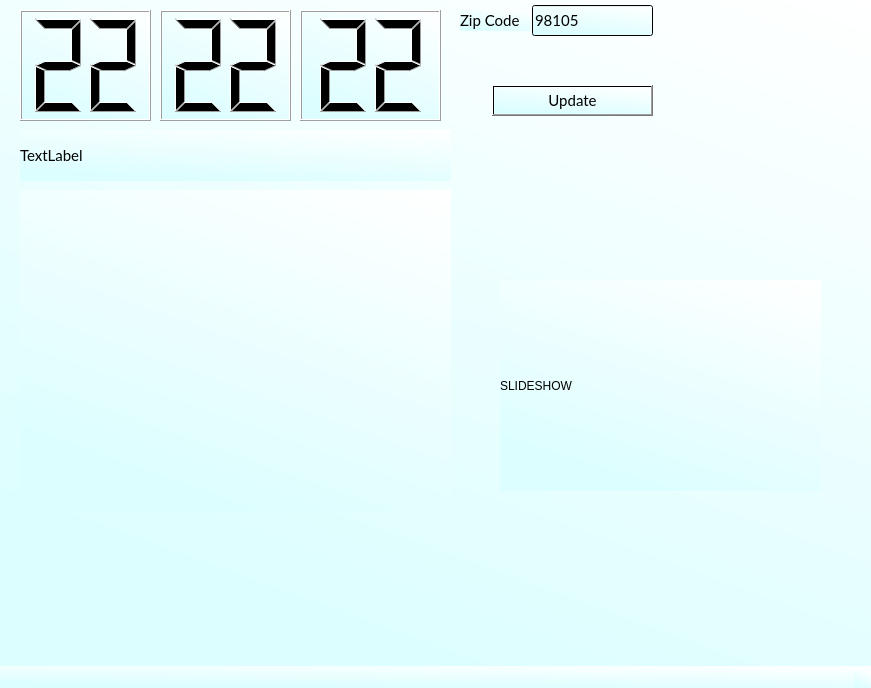
<?xml version="1.0" encoding="UTF-8"?>
<ui version="4.0">
 <class>MainWindow</class>
 <widget class="QMainWindow" name="MainWindow">
  <property name="geometry">
   <rect>
    <x>0</x>
    <y>0</y>
    <width>871</width>
    <height>688</height>
   </rect>
  </property>
  <property name="windowTitle">
   <string>MainWindow</string>
  </property>
  <property name="styleSheet">
   <string notr="true">background-color: qlineargradient(spread:pad, x1:0.522472, y1:1, x2:1, y2:0, stop:0 rgba(221, 254, 255, 255), stop:1 rgba(255, 255, 255, 255));</string>
  </property>
  <widget class="QWidget" name="centralwidget">
   <widget class="QLCDNumber" name="hourValue">
    <property name="geometry">
     <rect>
      <x>20</x>
      <y>10</y>
      <width>131</width>
      <height>111</height>
     </rect>
    </property>
    <property name="font">
     <font>
      <family>Lato</family>
      <pointsize>11</pointsize>
     </font>
    </property>
    <property name="digitCount">
     <number>2</number>
    </property>
    <property name="value" stdset="0">
     <double>22.000000000000000</double>
    </property>
    <property name="intValue" stdset="0">
     <number>22</number>
    </property>
   </widget>
   <widget class="QLCDNumber" name="secondValue">
    <property name="geometry">
     <rect>
      <x>300</x>
      <y>10</y>
      <width>141</width>
      <height>111</height>
     </rect>
    </property>
    <property name="font">
     <font>
      <family>Lato</family>
      <pointsize>11</pointsize>
     </font>
    </property>
    <property name="digitCount">
     <number>2</number>
    </property>
    <property name="value" stdset="0">
     <double>22.000000000000000</double>
    </property>
    <property name="intValue" stdset="0">
     <number>22</number>
    </property>
   </widget>
   <widget class="QLCDNumber" name="minuteValue">
    <property name="geometry">
     <rect>
      <x>160</x>
      <y>10</y>
      <width>131</width>
      <height>111</height>
     </rect>
    </property>
    <property name="font">
     <font>
      <family>Lato</family>
      <pointsize>11</pointsize>
     </font>
    </property>
    <property name="digitCount">
     <number>2</number>
    </property>
    <property name="value" stdset="0">
     <double>22.000000000000000</double>
    </property>
    <property name="intValue" stdset="0">
     <number>22</number>
    </property>
   </widget>
   <widget class="QPushButton" name="updateWeatherLocation">
    <property name="geometry">
     <rect>
      <x>492</x>
      <y>85</y>
      <width>161</width>
      <height>31</height>
     </rect>
    </property>
    <property name="font">
     <font>
      <family>Lato</family>
      <pointsize>11</pointsize>
     </font>
    </property>
    <property name="text">
     <string>Update</string>
    </property>
   </widget>
   <widget class="QLabel" name="imageLabel">
    <property name="geometry">
     <rect>
      <x>20</x>
      <y>190</y>
      <width>431</width>
      <height>321</height>
     </rect>
    </property>
    <property name="font">
     <font>
      <family>Lato</family>
      <pointsize>11</pointsize>
     </font>
    </property>
    <property name="text">
     <string/>
    </property>
   </widget>
   <widget class="QLineEdit" name="zipCodeEdit">
    <property name="geometry">
     <rect>
      <x>532</x>
      <y>5</y>
      <width>121</width>
      <height>31</height>
     </rect>
    </property>
    <property name="font">
     <font>
      <family>Lato</family>
      <pointsize>11</pointsize>
     </font>
    </property>
    <property name="text">
     <string>98105</string>
    </property>
   </widget>
   <widget class="QLabel" name="weatherLabel">
    <property name="geometry">
     <rect>
      <x>20</x>
      <y>130</y>
      <width>431</width>
      <height>51</height>
     </rect>
    </property>
    <property name="font">
     <font>
      <family>Lato</family>
      <pointsize>11</pointsize>
     </font>
    </property>
    <property name="text">
     <string>TextLabel</string>
    </property>
   </widget>
   <widget class="QLabel" name="zipcode_label">
    <property name="geometry">
     <rect>
      <x>460</x>
      <y>10</y>
      <width>71</width>
      <height>21</height>
     </rect>
    </property>
    <property name="font">
     <font>
      <family>Lato</family>
      <pointsize>11</pointsize>
     </font>
    </property>
    <property name="text">
     <string>Zip Code</string>
    </property>
   </widget>
   <widget class="QLabel" name="slideshow_images">
    <property name="geometry">
     <rect>
      <x>500</x>
      <y>280</y>
      <width>321</width>
      <height>211</height>
     </rect>
    </property>
    <property name="text">
     <string>SLIDESHOW</string>
    </property>
   </widget>
  </widget>
  <widget class="QMenuBar" name="menubar">
   <property name="geometry">
    <rect>
     <x>0</x>
     <y>0</y>
     <width>871</width>
     <height>26</height>
    </rect>
   </property>
  </widget>
  <widget class="QStatusBar" name="statusbar"/>
 </widget>
 <resources/>
 <connections/>
</ui>
